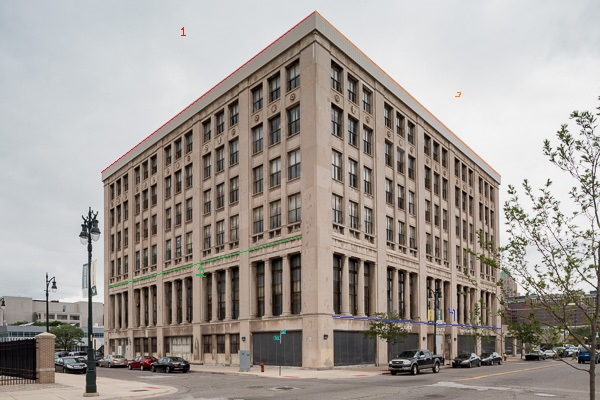
#> input picture IMN269_Dev1_Project/beau_cube.jpg, 600 x 400 px
$ python main.py
#> lines starting #> are read from the running program, lines starting #| are printed output that depends on the picture
#> further down, im_1 is the input picture: PIL image 600x400 RGB; mean R, G, B 163.3, 156.2, 150.9
import math

from numpy import array
from PIL import Image
import numpy as np

def get_tf_matrix():
    # List of points for the image "beau_cube.jpg
    point1a = 315/100
    point1b = 11/100
    point2a = 102/100
    point2b = 172/100
    point3a = 316/100
    point3b = 370/100
    point4a = 104/100
    point4b = 360/100
    point5a = 315/100
    point5b = 11/100
    point6a = 500/100
    point6b = 175/100
    point7a = 317/100
    point7b = 371/100
    point8a = 503/100
    point8b = 355/100

    line1 = np.cross([point1a, point1b, 1], [point2a, point2b, 1])
    line2 = np.cross([point3a, point3b, 1], [point4a, point4b, 1])
    line3 = np.cross([point5a, point5b, 1], [point6a, point6b, 1])
    line4 = np.cross([point7a, point7b, 1], [point8a, point8b, 1])
    vanishing_point1 = np.cross(line1, line2)
    vanishing_point2 = np.cross(line3, line4)
    print("The first vanishing point : ", vanishing_point1)
    print("The second vanishing point : ", vanishing_point2)
    vanishing_line = np.cross(vanishing_point1, vanishing_point2)
    print("The vanishing line : ", vanishing_line)
    vanishing_line = [abs(vanishing_line[0]/vanishing_line[2]), abs(vanishing_line[1]/vanishing_line[2]), abs(vanishing_line[2]/vanishing_line[2])]
    H = array([[1, 0, 0], [0, 1, 0], vanishing_line])
    print("The H matrix normalized with z = 1")
    print(H)
    return H

def get_image():
    print("This program will remove the perspective of the image \"beau_cube.jpg\"")
    print("The program might take a minute or two")
    return __file__[:-7] + "beau_cube.jpg"

def apply_trans_to_image(image: np.array, matrix: np.array):
    y1, x1, z1 = np.shape(image)
#> y1 = 400; x1 = 600; z1 = 3
    x_new_image_size = math.floor(x1 * matrix[2, 1]) + x1 + 1
#> x_new_image_size = 773
    y_new_image_size = math.floor(y1 * matrix[2, 0]) + y1 + 1
#> y_new_image_size = 402

    output = np.zeros((y_new_image_size, x_new_image_size, z1), image.dtype)


    print("The program is now repairing the image with the matrix H")
    for x in range(len(image)):
        for y in range(len(image[0])):
            temp = [(matrix[2, 0] * x) + x, (matrix[2, 1]*y) + y, matrix[2, 2]]
            output[math.floor(temp[0]), math.floor(temp[1])] = image[x, y]
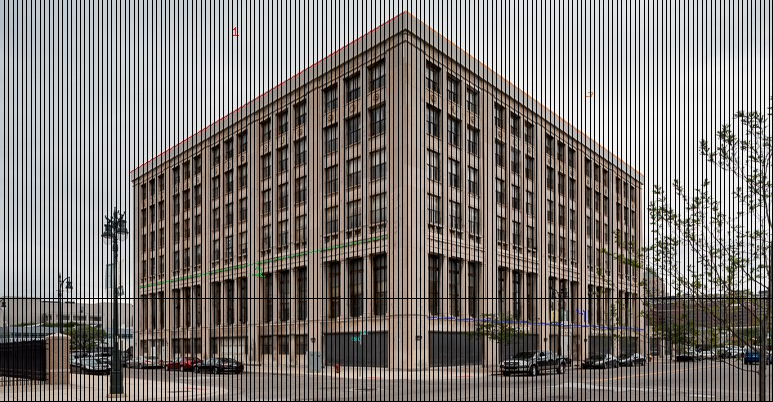
#> output: shape (402, 773, 3); mean R, G, B 126.1, 120.7, 116.5

    print("The program is now interpolating the image to remove any holes that could have appeared during the last step")
    for x in range(len(output)):
        for y in range(len(output[0])):
            if not np.all(output[x, y, [0, 0, 0]]):
                lock_down = y != 0
                lock_left = x != 0
                lock_up = y < x_new_image_size - 1
                lock_right = x < y_new_image_size - 1

                list_average = []
                lock_down and lock_left and np.all(output[x-1, y-1, [0, 0, 0]]) and list_average.append(output[x-1, y-1])
                lock_down and np.all(output[x, y-1, [0]] != [0, 0, 0]) and list_average.append(output[x, y-1])
                lock_down and lock_right and np.all(output[x+1, y-1, [0, 0, 0]]) and list_average.append(output[x+1, y-1])
                lock_left and np.all(output[x-1, y, [0, 0, 0]]) and list_average.append(output[x-1, y])
                lock_right and np.all(output[x+1, y, [0, 0, 0]]) and list_average.append(output[x+1, y])
                lock_up and lock_left and np.all(output[x-1, y+1, [0, 0, 0]]) and list_average.append(output[x-1, y+1])
                lock_up and np.all(output[x, y+1, [0, 0, 0]]) and list_average.append(output[x, y+1])
                lock_up and lock_right and np.all(output[x+1, y+1, [0, 0, 0]]) and list_average.append(output[x+1, y+1])

                if len(list_average) != 0:
                    average = [0, 0, 0]
                    for i in range(len(list_average)):
                        average += list_average[i]
                    for j in range(0, 3):
                        average[j] = average[j]/len(list_average)
                    output[x, y] = average
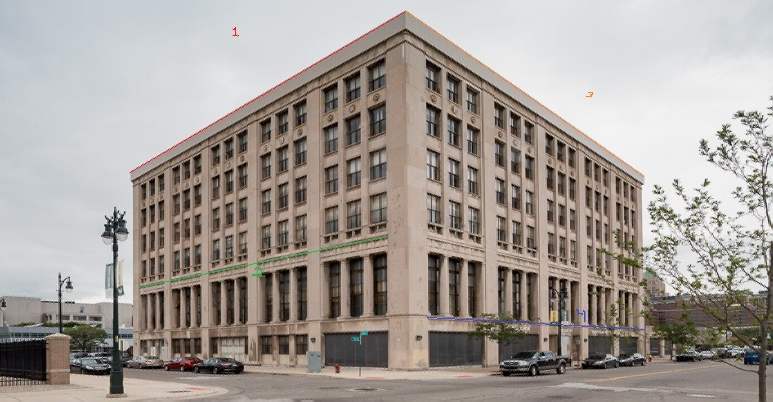
#> output: shape (402, 773, 3); mean R, G, B 163.1, 156, 150.6
    return output


im_1 = Image.open(get_image())
im_1 = np.array(im_1)

H = get_tf_matrix()

reworkedImage = Image.fromarray(apply_trans_to_image(im_1, H), 'RGB')
print("The image has been saved under the name \"beau_cube_paral.jpg\"")
reworkedImage.save('beau_cube_paral.jpg')
reworkedImage.show()
